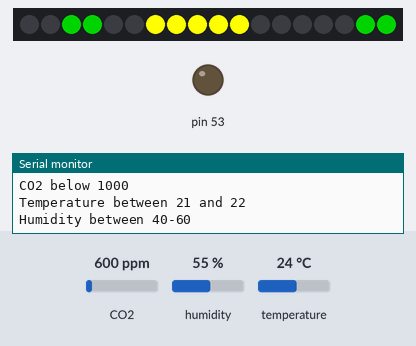
The sketch below on a simulated Arduino Mega 2560, built with avr-gcc and run on an emulated ATmega2560. Shown: 18 RGB LEDs in strip order, left to right, output pins drawn as LEDs (lit = HIGH), the last lines printed to the serial monitor. The test bench sets the inputs (shaded band); at power-on: CO2 600 ppm, humidity 55 %, temperature 24 °C. Storage starts empty.

Above: at 3.7 s.
3.8 s: CO2 set to 2948 ppm
At 13.7 s:
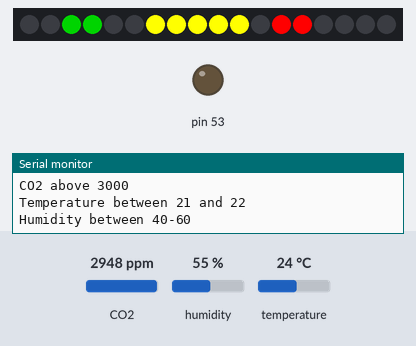
14.2 s: humidity set to 68 %
At 23.6 s:
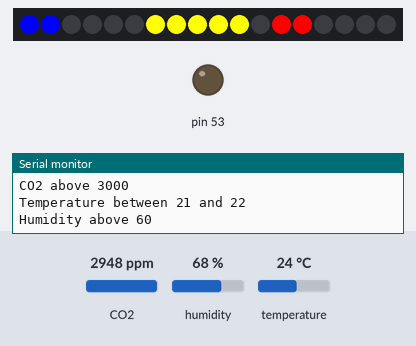
24.6 s: temperature set to 12 °C
At 29.5 s:
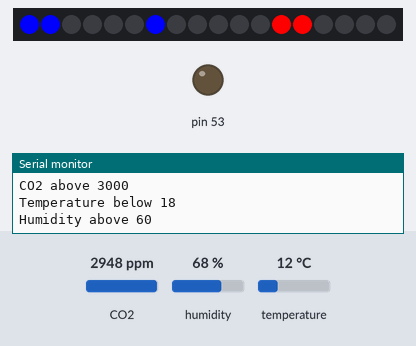
30.3 s: humidity set to 22 %
At 34.4 s:
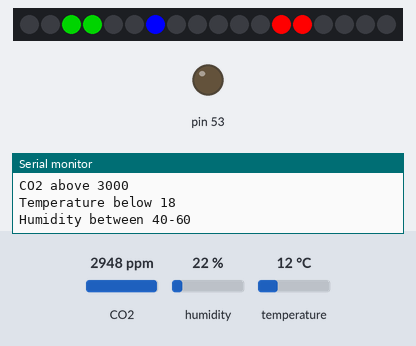
40.1 s: humidity set to 88 %
45.8 s: CO2 set to 1816 ppm
55.5 s: CO2 set to 1764 ppm
At 60.4 s:
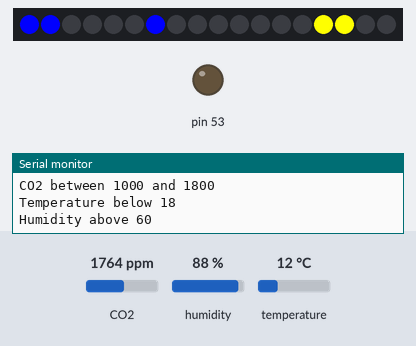
Timing chart, 0 to 61.9 s (numbered marks = the images above; inputs shaded):
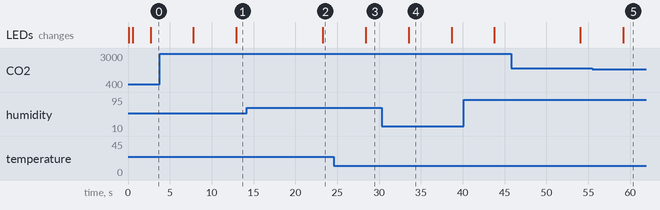

Measured:
- the behaviour switches between 1800 and 1799 ppm on CO2 (found by bisection; images 4 and 5)
- after the input at 3.8 s, the LEDs: first change after 4.0 s (image 1 shows a later state)
- after the input at 14.2 s, the LEDs: change after 9.1 s (image 2)
- after the input at 24.6 s, the LEDs: change after 3.8 s (image 3)
- after the input at 30.3 s, the LEDs: change after 3.2 s (image 4)
- after the input at 55.5 s, the LEDs: change after 3.7 s (image 5)
- what the display in image 4 shows lasts 5.2 s, from 33.5 s to 38.7 s

The sketch:

Arduino_CO2_sensor.ino
```cpp
// Based on this: https://hackaday.io/project/3475-sniffing-trinket/log/12363-mq135-arduino-library
// MQ135 library by Georg Krocker: https://github.com/GeorgK/MQ135
// Technical explanation of how MQ135 can measure CO2: http://davidegironi.blogspot.com/2014/01/cheap-co2-meter-using-mq135-sensor-with.html#.ViqEAxArIUE
// RunningAverage library by Rob Tillaart: http://playground.arduino.cc/Main/RunningAverage
// How to connect MQ135 sensor: https://www.youtube.com/watch?v=BIf_mpnsZvY
// DHT22 code is based on File>Examples>DHT Sensor Library (the DHT Sensor Library from Adafruit)

// CALIBRATION
// When running, you should wait 30-60 minutes until the value has settled, then get the RZero using gasSensor.getRZero() and define it.
#include<stdlib.h> // Converting floats to string

#include <MQ135.h>      // CO2 sensor
#include "DHT.h"        // Temperature + humidity sensor
#include "FastLED.h"    // Led strips
#include <math.h>       // For Apple style breathing led

//DHT22 config
#define DHTTYPE DHT22   // Senor type: DHT 22  (AM2302), AM2321
#define DHTPIN 2     // Connected to digital PIN 2
DHT dht(DHTPIN, DHTTYPE); // Initialize sensor

//MQ135.h config
MQ135 gasSensor = MQ135(0);
//float rzero = gasSensor.getRZero(); //When setting up, get the rzero value and change it IN THE MQ135.h LIBRARY. Each sensor is different and this makes the PPM calculation work.

// Fastled config
#define NUM_LEDS 18 // Number of leds in strip

// Breathing led config
// #define BREATHING_LED_PIN 9

// Initialize the array of leds
CRGB leds[NUM_LEDS];

// For led chips like Neopixels, which have a data line, ground, and power, you just
// need to define DATA_PIN.  For led chipsets that are SPI based (four wires - data, clock,
// ground, and power), like the LPD8806 define both DATA_PIN and CLOCK_PIN
#define DATA_PIN 24
#define CLOCK_PIN 22


//RunningAverage.h variables
#include <RunningAverage.h>

int averageSamples = 5;  // Set the number of samples to be used for running averages
RunningAverage averageCo2(averageSamples);
RunningAverage averageTemperature(averageSamples);
RunningAverage averageHumidity(averageSamples);
int samples = 0;


// SD CARD config
#include <SD.h> //Load SD card library
#include<SPI.h> //Load SPI Library

int chipSelect = 53; //chipSelect pin for the SD card Reader
File logWriter; //Data object for logging

/*
 * GND to GND
 * CS (Chip select) to 10 UNO / 53 MEGA
 * MOSI to 11 UNO / 51 MEGA
 * CLK (SCK) to 13 UNO / 52 MEGA
 * MISO to 12 UNO / 50 MEGA
*/

void setup() {
  Serial.begin(9600);

  //pinMode(BREATHING_LED_PIN, OUTPUT);

  FastLED.addLeds<APA102, DATA_PIN, CLOCK_PIN, BGR>(leds, NUM_LEDS); // Init leds

  dht.begin();          // Not sure what this does. Some sort of initialization of the DHT22 temperature/humidity sensor

  //Ensures that we are starting with empty running averages
  averageCo2.clear();
  averageTemperature.clear();
  averageHumidity.clear();

  // Begin writing to SD card
  pinMode(53,OUTPUT);
  SD.begin(53); //Initialize the SD card reader
  writeToLog("*** STARTING NEW LOG ***");
  writeToLog("CO2; Temperature; Humidity;RZERO");

  setAllLedds(CRGB::Green);
  delay(500);
  setAllLedds(CRGB::Black);
  delay(2000);
}

void loop() {

  // Show the rzero - this is important for configuration of the MQ135 library
  Serial.print("rzero: ");
  Serial.println(gasSensor.getRZero());

  // Get the sensor readings
  float co2 = getCo2();                 // PPM
  float temperature = getTemperature(); // Degrees Celcius
  float humidity = getHumidity();       // Percentage

  //Add the sensorvalues to running averages
  averageCo2.addValue(co2);
  averageTemperature.addValue(temperature);
  averageHumidity.addValue(humidity);

  //Get running average of the sensor data
  float averageCo2Float = averageCo2.getAverage();
  float averageTemperatureFloat = averageTemperature.getAverage();
  float averageHumidityFloat = averageHumidity.getAverage();

  // Print the current calues
  Serial.print("Avg. CO2:\t");
  Serial.print(averageCo2Float);
  Serial.print("\t");
  Serial.print("Avg. temperature:\t");
  Serial.print(averageTemperatureFloat);
  Serial.print("\t");
  Serial.print("Avg. humidity:\t");
  Serial.println(averageHumidityFloat);


  char buff[10]; // Buffer for converting float to string for the
  String avgCo2String = dtostrf(averageCo2Float, 1, 2, buff);  //1 is mininum width, 2 is characters after decimal point
  String avgHumidityString = dtostrf(averageHumidityFloat, 1, 2, buff);
  String avgTemperatureString = dtostrf(averageTemperatureFloat, 1, 2, buff);
  String rzeroString = dtostrf(gasSensor.getRZero(), 1, 2, buff);


  // Write data to log
  writeToLog(avgCo2String + ";" + avgTemperatureString + ";" + avgHumidityString + ";" + rzeroString);

  // Increase the running average sample count
  samples++;


  //Reset runningAverage
  if (samples >= averageSamples)
  {
    samples = 0;
    averageCo2.clear();
    averageTemperature.clear();
    averageHumidity.clear();
    Serial.println("RESET Running Averages");
  }

  setLedsCo2(averageCo2Float);
  setLedsTemperature(averageTemperatureFloat);
  setLedsHumidity(averageHumidityFloat);


  delay(5000);

  // Makes leds blink, so you can see that the code arduino is not frozen.
  //setAllLedds(CRGB::Black);
  //delay(1);

  //Make single led "breathe" so you can see that the code is not frozen
  //ledBreathe(BREATHING_LED_PIN);
}
```

leds.ino
```cpp
/**
 * Set a fastled led strip to a specific color. Hardcoded.
 * @param CRGB the color that the leds should be set to. Looks like this CRGB::Black . You can see it in the fasled examples.
 */
void setAllLedds(CRGB color)
{
  leds[0]  = color;
  leds[1]  = color;
  leds[2]  = color;
  leds[3]  = color;
  leds[4]  = color;
  leds[5]  = color;
  leds[6]  = color;
  leds[7]  = color;
  leds[8]  = color;
  leds[9]  = color;
  leds[10] = color;
  leds[11] = color;
  leds[12] = color;
  leds[13] = color;
  leds[14] = color;
  leds[15] = color;
  leds[16] = color;
  leds[17] = color;

  FastLED.show();
}

/**
 * Apple style "breathing led" - handy for showing that the box is on and the loop is running
 * Using example from http://sean.voisen.org/blog/2011/10/breathing-led-with-arduino/
 */
void ledBreathe(int ledPin){
  float val = (exp(sin(millis()/10000.0*PI)) - 0.36787944)*108.0;
  analogWrite(ledPin, val);
  }
```

sd_card.ino
```cpp
/**
 * @Param String message to write to the log
 */
void writeToLog(String message)
{
  logWriter = SD.open("log.csv", FILE_WRITE);
   if (logWriter)
   {
     int seconds = (millis() + 500) / 1000;
     //delay(250); //Pause between readings.
     logWriter.print(seconds);                           //seconds since program started
     logWriter.print(";");                               //write a commma
     logWriter.println(message);                         //message + newline
     logWriter.close();                                  //close the file
     Serial.println("Wrote message to log: "+message);
  }
}
```

sensors.ino
```cpp
// Functions for getting data from sensors and determining which leds to light

/**
 * @return Float with CO2 value as PPM (parts per millie)
 */
float getCo2(){
  float ppm = gasSensor.getPPM();
  return ppm;
}

/**
 * @return Float humidity as percentage
 */
float getHumidity(){
  float humidity = dht.readHumidity();
  return humidity;
}

/**
 * @return Float temperature in celcius
 */
float getTemperature(){
  float temperature = dht.readTemperature() - 2.2; // Temperature adjusted 2.2 degrees down, since it seems to consistently measure too high
  return temperature;
}

/**
 * @return String (binary) with code for humidity leds
 */
void setLedsHumidity(float value){
 if(value<40){
    leds[0] = CRGB::Black;  //Top
    leds[1] = CRGB::Black;
    leds[2] = CRGB::Black;
    leds[3] = CRGB::Black;
    leds[4] = CRGB::Blue;
    leds[5] = CRGB::Blue;
    Serial.println("Humidity below 40");
  }
  if(value>40 && value<60){
    leds[0] = CRGB::Black;  //Top
    leds[1] = CRGB::Black;
    leds[2] = CRGB::Green;
    leds[3] = CRGB::Green;
    leds[4] = CRGB::Black;
    leds[5] = CRGB::Black;
    Serial.println("Humidity between 40-60");
  }

  if(value>60){
    leds[0] = CRGB::Blue;  //Top
    leds[1] = CRGB::Blue;
    leds[2] = CRGB::Black;
    leds[3] = CRGB::Black;
    leds[4] = CRGB::Black;
    leds[5] = CRGB::Black;
    Serial.println("Humidity above 60");
  }
  FastLED.show();
}

/**
 * @return String (binary) with code for temperature leds
 */
void setLedsTemperature(float value){
  if(value<18){
    leds[6] = CRGB::Blue; // Bottom
    leds[7] = CRGB::Black;
    leds[8] = CRGB::Black;
    leds[9] = CRGB::Black;
    leds[10] = CRGB::Black;
    leds[11] = CRGB::Black;  // Top
    Serial.println("Temperature below 18");
  }
  if(value>=18 && value<19){
    leds[6] = CRGB::Blue; // Bottom
    leds[7] = CRGB::Blue;
    leds[8] = CRGB::Black;
    leds[9] = CRGB::Black;
    leds[10] = CRGB::Black;
    leds[11] = CRGB::Black;  // Top
    Serial.println("Temperature between 18 and 19");
  }
  if(value>=19 && value<20){
    leds[6] = CRGB::Green; // Bottom
    leds[7] = CRGB::Green;
    leds[8] = CRGB::Green;
    leds[9] = CRGB::Black;
    leds[10] = CRGB::Black;
    leds[11] = CRGB::Black;  // Top
    Serial.println("Temperature between 19 and 20");
  }
  if(value>=20 && value<21){
    leds[6] = CRGB::Green; // Bottom
    leds[7] = CRGB::Green;
    leds[8] = CRGB::Green;
    leds[9] = CRGB::Green;
    leds[10] = CRGB::Black;
    leds[11] = CRGB::Black;  // Top
    Serial.println("Temperature between 20 and 21");
  }
  if(value>=21 && value<22){
    leds[6] = CRGB::Yellow; // Bottom
    leds[7] = CRGB::Yellow;
    leds[8] = CRGB::Yellow;
    leds[9] = CRGB::Yellow;
    leds[10] = CRGB::Yellow;
    leds[11] = CRGB::Black;  // Top
    Serial.println("Temperature between 21 and 22");
  }
  if(value>=22){
    leds[6] = CRGB::Red; // Bottom
    leds[7] = CRGB::Red;
    leds[8] = CRGB::Red;
    leds[9] = CRGB::Red;
    leds[10] = CRGB::Red;
    leds[11] = CRGB::Red;  // Top
    Serial.println("Temperature above 22");
  }
  FastLED.show();
}


/**
 * @return String (binary) with code for CO2 leds
 */
void setLedsCo2(float value){

  if(value<1000){
    leds[12] = CRGB::Black; // Top
    leds[13] = CRGB::Black;
    leds[14] = CRGB::Black;
    leds[15] = CRGB::Black;
    leds[16] = CRGB::Green;
    leds[17] = CRGB::Green;
    Serial.println("CO2 below 1000");
  }
  if(value>=1000 && value<1800){
    leds[12] = CRGB::Black; // Top
    leds[13] = CRGB::Black;
    leds[14] = CRGB::Yellow;
    leds[15] = CRGB::Yellow;
    leds[16] = CRGB::Black;
    leds[17] = CRGB::Black;
    Serial.println("CO2 between 1000 and 1800");
  }
  if(value>=1800){
    leds[12] = CRGB::Red; // Top
    leds[13] = CRGB::Red;
    leds[14] = CRGB::Black;
    leds[15] = CRGB::Black;
    leds[16] = CRGB::Black;
    leds[17] = CRGB::Black;
    Serial.println("CO2 above 3000");
  }
  FastLED.show();

}
```
